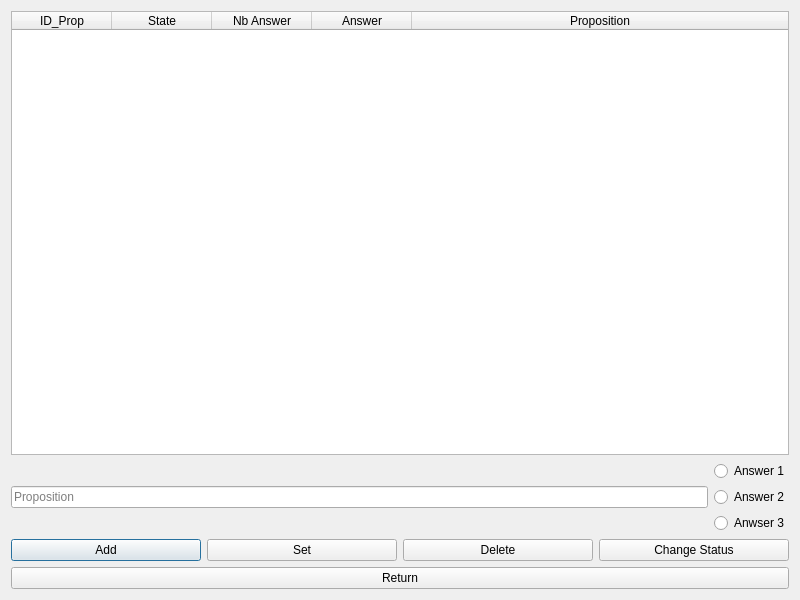
<?xml version="1.0" encoding="UTF-8"?>
<ui version="4.0">
 <class>PropositionsMenu</class>
 <widget class="QDialog" name="PropositionsMenu">
  <property name="geometry">
   <rect>
    <x>0</x>
    <y>0</y>
    <width>800</width>
    <height>600</height>
   </rect>
  </property>
  <property name="windowTitle">
   <string>Dialog</string>
  </property>
  <layout class="QVBoxLayout" name="verticalLayout_3">
   <item>
    <layout class="QVBoxLayout" name="verticalLayout_6">
     <item>
      <widget class="QTableWidget" name="tableWidget_Proposition">
       <property name="alternatingRowColors">
        <bool>true</bool>
       </property>
       <property name="selectionBehavior">
        <enum>QAbstractItemView::SelectRows</enum>
       </property>
       <attribute name="horizontalHeaderStretchLastSection">
        <bool>true</bool>
       </attribute>
       <attribute name="verticalHeaderVisible">
        <bool>false</bool>
       </attribute>
       <column>
        <property name="text">
         <string>ID_Prop</string>
        </property>
       </column>
       <column>
        <property name="text">
         <string>State</string>
        </property>
       </column>
       <column>
        <property name="text">
         <string>Nb Answer</string>
        </property>
       </column>
       <column>
        <property name="text">
         <string>Answer</string>
        </property>
       </column>
       <column>
        <property name="text">
         <string>Proposition</string>
        </property>
       </column>
      </widget>
     </item>
     <item>
      <layout class="QVBoxLayout" name="verticalLayout_2">
       <item>
        <layout class="QHBoxLayout" name="horizontalLayout">
         <item>
          <widget class="QLineEdit" name="lineEdit_proposition">
           <property name="text">
            <string/>
           </property>
           <property name="placeholderText">
            <string>Proposition</string>
           </property>
          </widget>
         </item>
         <item>
          <layout class="QVBoxLayout" name="verticalLayout">
           <item>
            <widget class="QRadioButton" name="radioButton_first">
             <property name="text">
              <string>Answer 1</string>
             </property>
            </widget>
           </item>
           <item>
            <widget class="QRadioButton" name="radioButton_second">
             <property name="text">
              <string>Answer 2</string>
             </property>
            </widget>
           </item>
           <item>
            <widget class="QRadioButton" name="radioButton_third">
             <property name="text">
              <string>Anwser 3</string>
             </property>
            </widget>
           </item>
          </layout>
         </item>
        </layout>
       </item>
       <item>
        <layout class="QHBoxLayout" name="horizontalLayout_2">
         <item>
          <widget class="QPushButton" name="pushButton_add">
           <property name="text">
            <string>Add</string>
           </property>
          </widget>
         </item>
         <item>
          <widget class="QPushButton" name="pushButton_set">
           <property name="text">
            <string>Set</string>
           </property>
          </widget>
         </item>
         <item>
          <widget class="QPushButton" name="pushButton_delete">
           <property name="text">
            <string>Delete</string>
           </property>
          </widget>
         </item>
         <item>
          <widget class="QPushButton" name="pushButton_disable">
           <property name="text">
            <string>Change Status</string>
           </property>
          </widget>
         </item>
        </layout>
       </item>
      </layout>
     </item>
     <item>
      <layout class="QVBoxLayout" name="verticalLayout_5">
       <item>
        <widget class="QPushButton" name="pushButton_return">
         <property name="text">
          <string>Return</string>
         </property>
        </widget>
       </item>
      </layout>
     </item>
    </layout>
   </item>
  </layout>
 </widget>
 <resources/>
 <connections/>
</ui>
